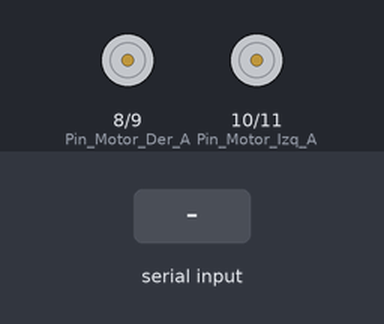
The sketch below on a simulated Arduino Uno, built with avr-gcc and run on an emulated ATmega328P. On the bench: motor-driver pin pairs drawn as motors (green arrow = first pin HIGH = forward, orange = second pin HIGH = backward, longer = more drive). Inputs (shaded band) come from the test bench.

Above: at 1.2 s.
1.3 s: "F" received over Serial
At 1.4 s:
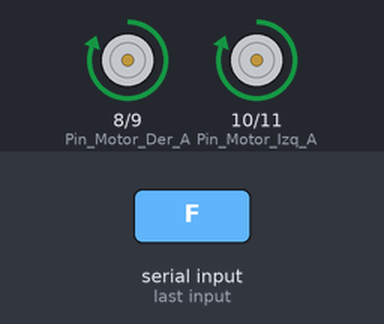
3.0 s: "B" received over Serial
At 3.1 s:
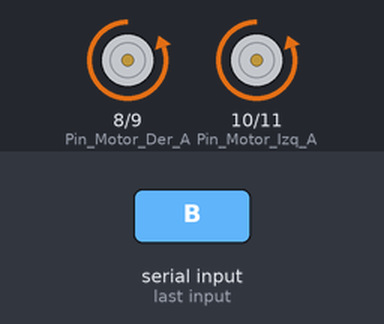
4.7 s: "R" received over Serial
At 4.8 s:
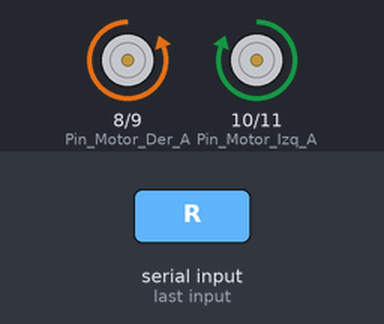
6.4 s: "L" received over Serial
At 6.5 s:
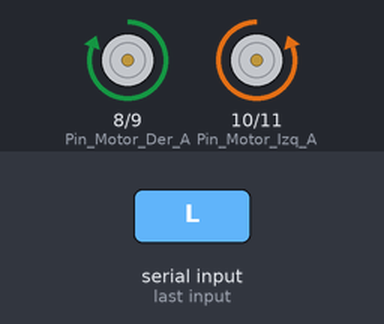
Timing chart, 0 to 9.1 s (numbered marks = the images above; inputs shaded):
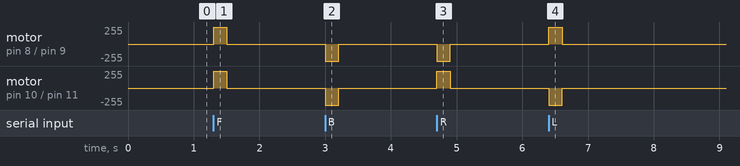

The sketch:

Robot_Bluetooth.ino
```cpp
//Pines de conexión del driver
int Pin_Motor_Der_A = 8;
int Pin_Motor_Der_B = 9;
int Pin_Motor_Izq_A = 10;
int Pin_Motor_Izq_B = 11;

int tiempo=0;
void setup() {
  // inicializar la comunicación serial a 9600 bits por segundo:
  Serial.begin(9600);
  // configuramos los pines como salida
  pinMode(Pin_Motor_Der_A, OUTPUT);
  pinMode(Pin_Motor_Der_B, OUTPUT);
  pinMode(Pin_Motor_Izq_A, OUTPUT);
  pinMode(Pin_Motor_Izq_B, OUTPUT);

}

void loop() {

  if (Serial.available()) {
     char dato= Serial.read();
     if(dato=='F')
     {
        Mover_Adelante();
        tiempo=0;
     }
     else if(dato=='B')
     {
        Mover_Retroceso();
        tiempo=0;
     }
     else if(dato=='R')
     {
        Mover_Derecha();
        tiempo=0;
     }
     else if(dato=='L')
     {
        Mover_Izquierda();
        tiempo=0;
     }

  }

  if(tiempo<200) // 100 cilcos de 1ms
  {
    tiempo=tiempo+1;
  }
  else   //ya transcurrió 100ms (100ciclos)
  {
    Mover_Stop();
  }


  delay(1); //pasusa de 1ms por ciclo

}

void Mover_Adelante()
{
  digitalWrite (Pin_Motor_Der_A, HIGH);
  digitalWrite (Pin_Motor_Der_B, LOW);
  digitalWrite (Pin_Motor_Izq_A, HIGH);
  digitalWrite (Pin_Motor_Izq_B, LOW);
}
void Mover_Retroceso()
{
  digitalWrite (Pin_Motor_Der_A,LOW );
  digitalWrite (Pin_Motor_Der_B,HIGH );
  digitalWrite (Pin_Motor_Izq_A,LOW );
  digitalWrite (Pin_Motor_Izq_B,HIGH );
}
void Mover_Derecha()
{
  digitalWrite (Pin_Motor_Der_A,LOW );
  digitalWrite (Pin_Motor_Der_B,HIGH );
  digitalWrite (Pin_Motor_Izq_A,HIGH);
  digitalWrite (Pin_Motor_Izq_B,LOW);
}
void Mover_Izquierda()
{
  digitalWrite (Pin_Motor_Der_A,HIGH);
  digitalWrite (Pin_Motor_Der_B,LOW);
  digitalWrite (Pin_Motor_Izq_A,LOW );
  digitalWrite (Pin_Motor_Izq_B,HIGH );
}
void Mover_Stop()
{
  digitalWrite (Pin_Motor_Der_A, LOW);
  digitalWrite (Pin_Motor_Der_B, LOW);
  digitalWrite (Pin_Motor_Izq_A, LOW);
  digitalWrite (Pin_Motor_Izq_B, LOW);
}
```

Measured:
- after the input at 1.3 s, motor on pin 8 (Pin_Motor_Der_A) / pin 9 (Pin_Motor_Der_B), motor on pin 10 (Pin_Motor_Izq_A) / pin 11 (Pin_Motor_Izq_B): stopped → forward 255/255 at once, → stopped 0.20 s later
- after the input at 3.0 s, motor on pin 8 (Pin_Motor_Der_A) / pin 9 (Pin_Motor_Der_B), motor on pin 10 (Pin_Motor_Izq_A) / pin 11 (Pin_Motor_Izq_B): stopped → backward 255/255 at once, → stopped 0.20 s later
- after the input at 4.7 s, motor on pin 8 (Pin_Motor_Der_A) / pin 9 (Pin_Motor_Der_B): stopped → backward 255/255 at once, → stopped 0.20 s later; motor on pin 10 (Pin_Motor_Izq_A) / pin 11 (Pin_Motor_Izq_B): stopped → forward 255/255 at once, → stopped 0.20 s later
- after the input at 6.4 s, motor on pin 8 (Pin_Motor_Der_A) / pin 9 (Pin_Motor_Der_B): stopped → forward 255/255 at once, → stopped 0.20 s later; motor on pin 10 (Pin_Motor_Izq_A) / pin 11 (Pin_Motor_Izq_B): stopped → backward 255/255 at once, → stopped 0.20 s later
